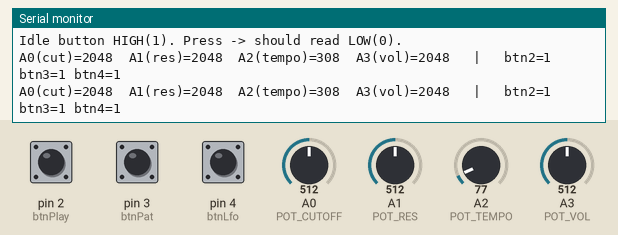
This sketch was run on a simulated Teensy 4. On the bench: the last lines printed to the serial monitor. The inputs (shaded band) are chosen by the test bench; at power-on: pin 2 (btnPlay) HIGH, pin 3 (btnPat) HIGH, pin 4 (btnLfo) HIGH, A2 (POT_TEMPO) = 77, A0 (POT_CUTOFF) = 512, A1 (POT_RES) = 512, A3 (POT_VOL) = 512 (analog values on the 0–1023 scale).

Above: at 1.2 s.
1.3 s: pin 2 (btnPlay) pulled LOW for 0.15 s
At 1.44 s:
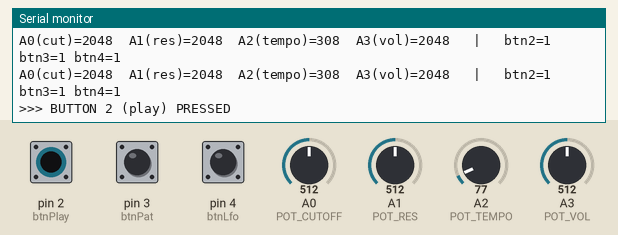
2.9 s: pin 3 (btnPat) pulled LOW for 0.15 s
At 3.34 s:
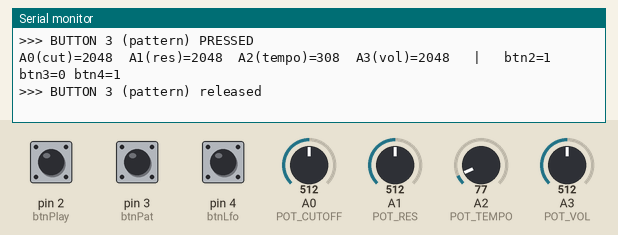
4.5 s: pin 4 (btnLfo) pulled LOW for 0.15 s
At 4.89 s:
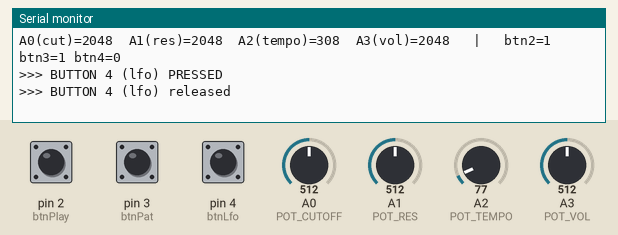
6.1 s: A2 (POT_TEMPO) set to 92
At 6.31 s:
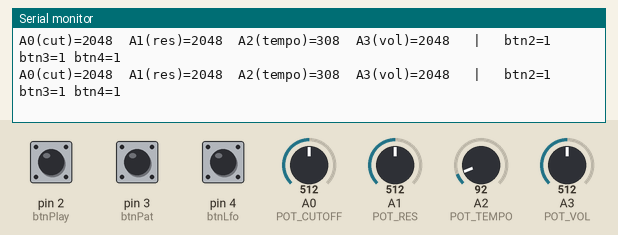
7.6 s: A0 (POT_CUTOFF) set to 490
At 7.81 s:
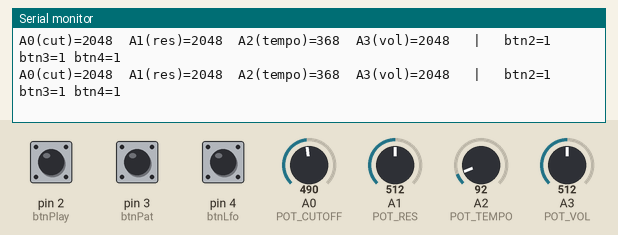
9.1 s: A1 (POT_RES) set to 490
At 9.31 s:
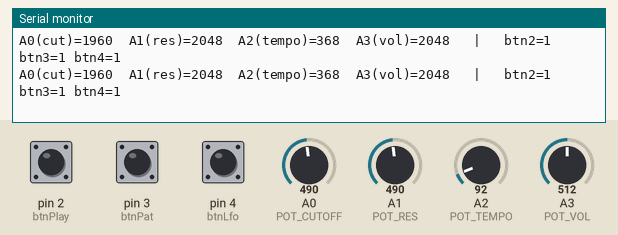

Measured:
- after the input at 1.3 s, the serial monitor: prints a new line at once (image 1)
- after the input at 2.9 s, the serial monitor: prints a new line at once (image 2)
- after the input at 4.5 s, the serial monitor: prints a new line at once (image 3)

The sketch:

Teensy-3POTS-4BUTTONS.ino
```cpp
// io_diagnostic.ino  —  Teensy 4.1
// Raw pot + button readout, no audio. Confirms wiring before touching the sequencer.
// Serial monitor: 115200 baud.

#include <Bounce.h>

const int POT_CUTOFF = A0;
const int POT_RES    = A1;
const int POT_TEMPO  = A2;
const int POT_VOL    = A3;

Bounce btnPlay = Bounce(2, 10);
Bounce btnPat  = Bounce(3, 10);
Bounce btnLfo  = Bounce(4, 10);

unsigned long lastPrint = 0;

void setup() {
  Serial.begin(115200);
  while (!Serial && millis() < 3000) { }

  analogReadResolution(12);   // 0-4095

  pinMode(2, INPUT_PULLUP);
  pinMode(3, INPUT_PULLUP);
  pinMode(4, INPUT_PULLUP);

  Serial.println("=== I/O diagnostic ===");
  Serial.println("Turn each pot fully both directions.");
  Serial.println("Idle pot ~2048, drifting a little is normal.");
  Serial.println("Idle button HIGH(1). Press -> should read LOW(0).");
  Serial.println();
}

void loop() {
  btnPlay.update();
  btnPat.update();
  btnLfo.update();

  // Print instantly on any button edge so presses are unmistakable.
  if (btnPlay.fallingEdge()) Serial.println(">>> BUTTON 2 (play) PRESSED");
  if (btnPlay.risingEdge())  Serial.println(">>> BUTTON 2 (play) released");
  if (btnPat.fallingEdge())  Serial.println(">>> BUTTON 3 (pattern) PRESSED");
  if (btnPat.risingEdge())   Serial.println(">>> BUTTON 3 (pattern) released");
  if (btnLfo.fallingEdge())  Serial.println(">>> BUTTON 4 (lfo) PRESSED");
  if (btnLfo.risingEdge())   Serial.println(">>> BUTTON 4 (lfo) released");

  // Continuous pot readout, twice a second.
  if (millis() - lastPrint >= 500) {
    lastPrint = millis();

    int a0 = analogRead(POT_CUTOFF);
    int a1 = analogRead(POT_RES);
    int a2 = analogRead(POT_TEMPO);
    int a3 = analogRead(POT_VOL);

    Serial.print("A0(cut)="); Serial.print(a0);
    Serial.print("  A1(res)="); Serial.print(a1);
    Serial.print("  A2(tempo)="); Serial.print(a2);
    Serial.print("  A3(vol)="); Serial.print(a3);
    Serial.print("   |   btn2="); Serial.print(digitalRead(2));
    Serial.print(" btn3="); Serial.print(digitalRead(3));
    Serial.print(" btn4="); Serial.println(digitalRead(4));
  }
}
```
